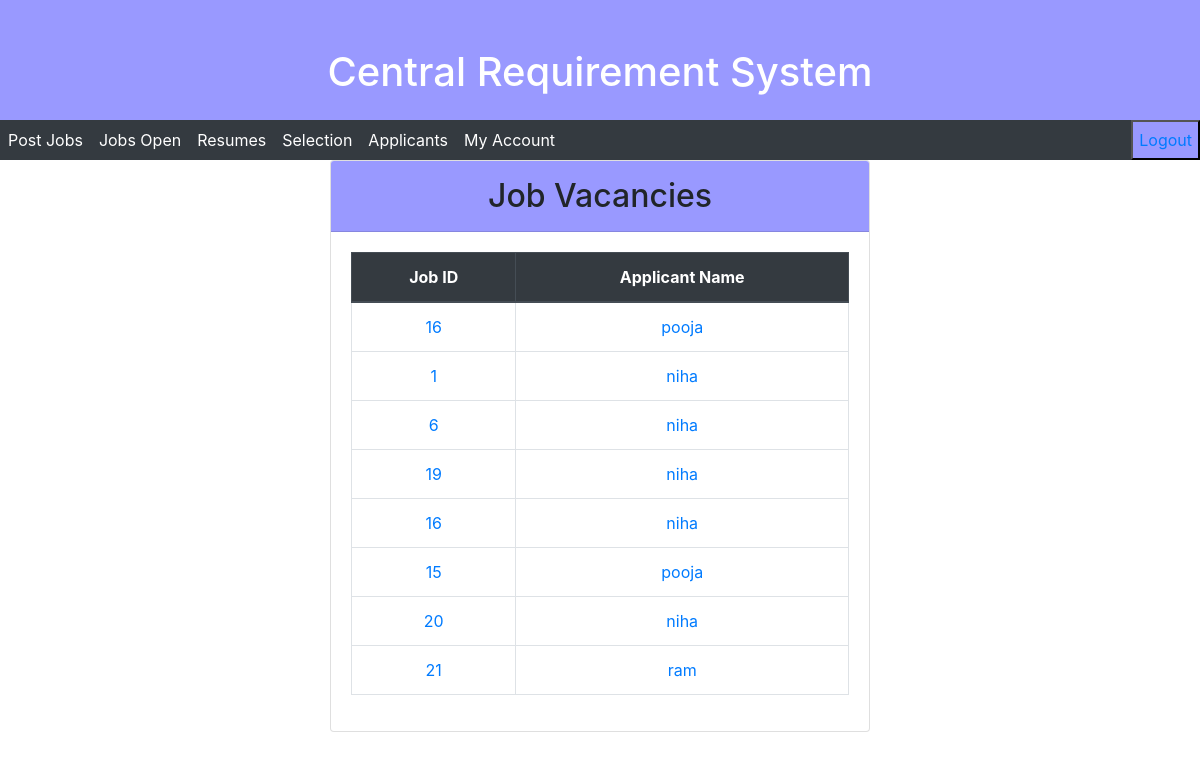
/Project/Applicant.php (signed in), run on the app's committed database.
### tables this page shows
CREATE TABLE `job` (
  `ApplicantID` text NOT NULL,
  `JobID` int(10) NOT NULL,
  `IsSelected` int(10) NOT NULL
);

### Project/Applicant.php (the view, shortened to what this page needs)
<?php
  include 'config/conn.php';
?>
<!DOCTYPE html>
<html>
<head>
  <link rel="stylesheet" href="https://maxcdn.bootstrapcdn.com/bootstrap/4.5.2/css/bootstrap.min.css">
</head>
   <body>
   <div class="container-fluid">
   <div class="row">
        <div class="col" style="background-color:#9999ff; height:120px; color:white;"><br><br><h1><center>Central Requirement System</center></h1></div>
   </div></div>
<nav class="navbar-expand-sm bg-dark" style="height:40px">
  <button type="button" style="float:right;background-color:#9999ff;height:40px;color:white"><a href="logout.php">Logout</button></a>
  <ul class="navbar-nav">
    <li class="nav-item">
      <a class="nav-link" href="PostNewJobs.php" style="color:white;">Post Jobs</a>
    </li>
    <li class="nav-item">
      <a class="nav-link" href="JobOpen.php" style="color:white;">Jobs Open</a>
    </li>
    <li class="nav-item">
      <a class="nav-link" href="resume_admin.php" style="color:white;">Resumes</a>
    </li>
    <li class="nav-item">
      <a class="nav-link" href="selection_admin.php" style="color:white;">Selection</a>
    </li>
     <li class="nav-item">
      <a class="nav-link" href="Applicant.php" style="color:white;">Applicants</a>
    </li>
     <li class="nav-item">
      <a class="nav-link" href="changepassword_admin.php" style="color:white;">My Account</a>
    </li>
  </ul>
</nav>
<div class="container">
    <div class="row">
      <div class="col-md-6">
              <div class="card">
                <h2 class= "card-header text-center text-black p-3" style="background-color:#9999ff;">Job Vacancies</h2>
                <div class="card-body">
                  <div class="table-responsive">
                  <table class="table table-hover table-bordered text-center">
                  <thead class="thead-dark">
                    <tr>
                      <th>Job ID</th>
                      <th>Applicant Name</th>
                    </tr>
                  </thead>
                 <tbody>
                  <?php
                    $query = "SELECT * FROM job";
                    $result = mysqli_query($conn, $query);
                    $r = mysqli_num_rows($result);
                    if($r > 0){
                    while ($row = mysqli_fetch_assoc($result)) {
                    $job_id = $row['JobID'];
                    $name = $row['ApplicantID'];
                    echo "<tr>
                          <td><a href='jobdetailsadmin.php?id=$job_id' class='card-link'> $job_id </a></td>
                          <td><a href='ApplicantDetails.php?id=$name' class='card-link'> $name </a></td>
                          </tr>
                    ";
                    }
                    }
                  ?>
                 </tbody>
                </table>
            </div>
        </div>
      </div>
</body>
</html>

### data on the page
job: JobID "16", ApplicantID "pooja"
job: JobID "1", ApplicantID "niha"
job: JobID "6", ApplicantID "niha"
job: JobID "19", ApplicantID "niha"
job: JobID "16", ApplicantID "niha"
job: JobID "15", ApplicantID "pooja"
job: JobID "20", ApplicantID "niha"
job: JobID "21", ApplicantID "ram"
